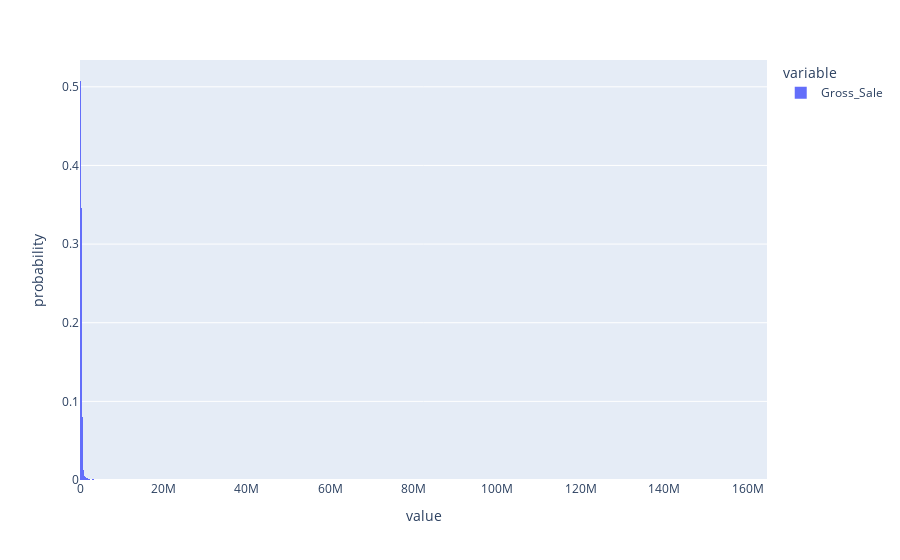

Source (notebook cell):
### Code cell
Histo_graph

### Figure 1 — Plotly figure (JSON) as saved in the notebook; plotly's stock layout.template omitted (floating-point values rounded to 4 significant figures; data arrays with more than 128 entries replaced by an {"elided": "..."} marker saying what was removed)
{"data": [{"alignmentgroup": "True", "bingroup": "x", "histnorm": "probability", "hovertemplate": "variable=Gross_Sale<br>value=%{x}<br>probability=%{y}<extra></extra>", "legendgroup": "Gross_Sale", "marker": {"color": "#636efa", "pattern": {"shape": ""}}, "name": "Gross_Sale", "offsetgroup": "Gross_Sale", "orientation": "v", "showlegend": true, "type": "histogram", "x": {"elided": "10006 int values"}, "xaxis": "x", "yaxis": "y"}], "layout": {"barmode": "relative", "legend": {"title": {"text": "variable"}, "tracegroupgap": 0}, "margin": {"t": 60}, "xaxis": {"anchor": "y", "domain": [0, 1], "title": {"text": "value"}}, "yaxis": {"anchor": "x", "domain": [0, 1], "title": {"text": "probability"}}}}
